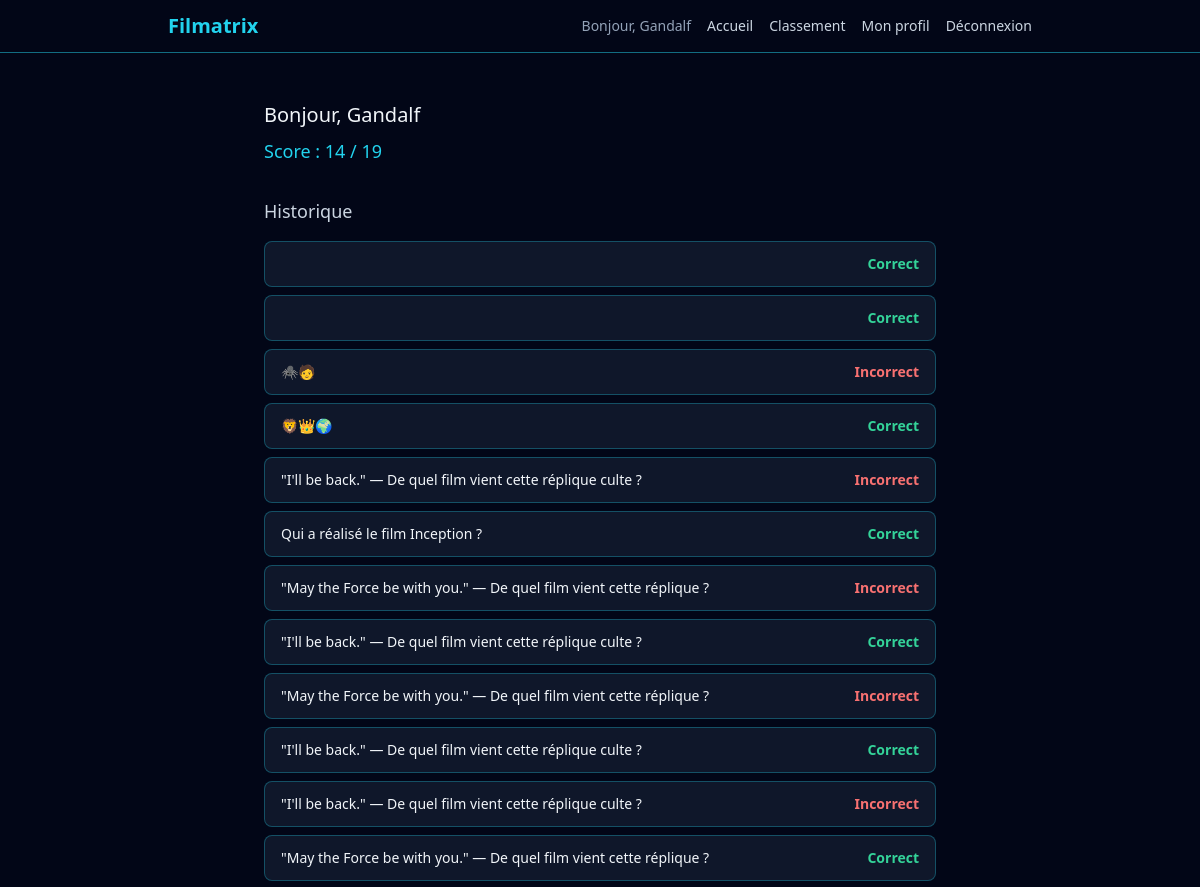
/profil (signed in, upper part), run on an earlier commit of the app's database.
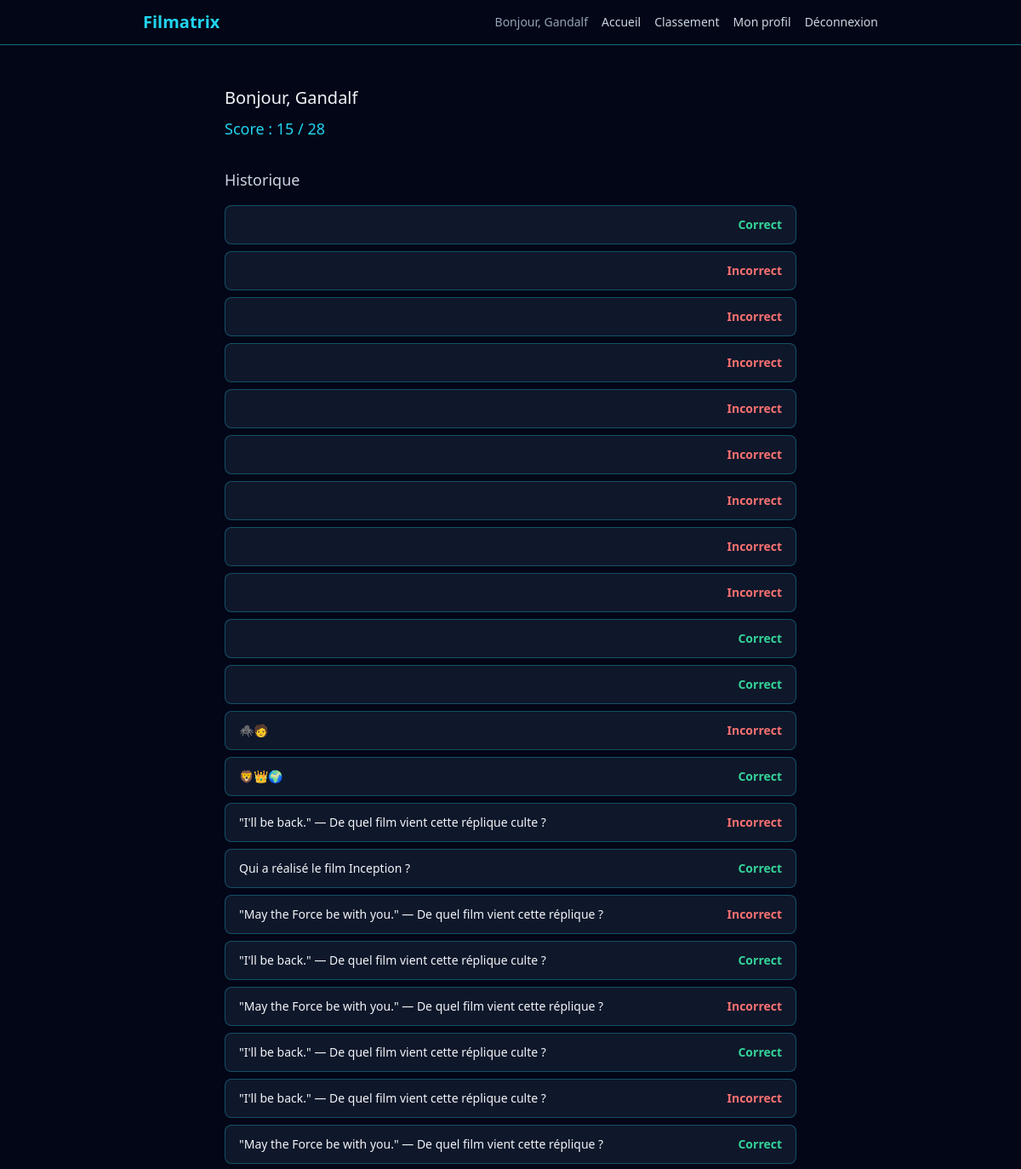
And on a later commit of the database.
### src/models.py (models this page shows, shortened)
class User(db.Model, UserMixin):
    __tablename__ = "users"
    id = db.Column(db.Integer, primary_key=True)
    username = db.Column(db.String(50), unique=True, nullable=False)
    email = db.Column(db.String(120), unique=True, nullable=False)
    password_hash = db.Column(db.String(255), nullable=False)

class Attempt(db.Model):
    __tablename__ = "attempts"
    id = db.Column(db.Integer, primary_key=True)
    user_id = db.Column(db.Integer, db.ForeignKey("users.id"), nullable=False)
    question_id = db.Column(db.Integer, db.ForeignKey("questions.id"), nullable=False)
    is_correct = db.Column(db.Boolean, nullable=False)
    answered_at = db.Column(db.DateTime, nullable=False, default=datetime.utcnow)
    question = db.relationship("Question")
    user = db.relationship("User", backref="attempts")

class Question(db.Model):
    __tablename__ = "questions"
    id = db.Column(db.Integer, primary_key=True)
    mode = db.Column(db.String(50), nullable=False)
    category = db.Column(db.String(50), nullable=False)
    difficulty = db.Column(db.String(20), nullable=False)
    prompt = db.Column(db.Text, nullable=False)
    payload = db.Column(db.JSON, nullable=False)
    correct_answer = db.Column(db.JSON, nullable=False)
    requires_account = db.Column(db.Boolean, nullable=False, default=False)

### app.py (the view)
    @app.route("/profil")
    @login_required
    def profile() -> str:
        attempts = (
            Attempt.query.filter_by(user_id=current_user.id)
            .order_by(Attempt.answered_at.desc())
            .all()
        )
        total_count = len(attempts)
        correct_count = sum(1 for attempt in attempts if attempt.is_correct)
        return render_template(
            "profil.html",
            attempts=attempts,
            total_count=total_count,
            correct_count=correct_count,
        )

### templates/profil.html
{% extends "base.html" %}
{% block content %}
<div class="max-w-2xl mx-auto mt-8">
    <h2 class="text-xl mb-2">Bonjour, {{ current_user.username }}</h2>
    <p class="text-cyan-400 text-lg mb-8">
        Score : {{ correct_count }} / {{ total_count }}
    </p>
    <h3 class="text-lg mb-4 text-slate-300">Historique</h3>
    {% if attempts %}
    <div class="flex flex-col gap-2">
        {% for attempt in attempts %}
        <div class="flex items-center justify-between bg-slate-900 border border-cyan-400/30 rounded-lg px-4 py-3">
            <span class="text-sm">{{ attempt.question.prompt }}</span>
            {% if attempt.is_correct %}
                <span class="text-emerald-400 text-sm font-bold">Correct</span>
            {% else %}
                <span class="text-red-400 text-sm font-bold">Incorrect</span>
            {% endif %}
        </div>
        {% endfor %}
    </div>
    {% else %}
    <p class="text-slate-500">Aucune partie jouée pour le moment.</p>
    {% endif %}
</div>
{% endblock %}

### templates/base.html (shortened to what this page needs)
<!DOCTYPE html>
<html lang="fr">
<head>
    <link rel="stylesheet" href="{{ url_for('static', filename='css/output.css') }}">
</head>
<body class="bg-slate-950 text-slate-100 min-h-screen flex flex-col">
    <header class="border-b border-cyan-400/50">
    <nav class="max-w-4xl mx-auto px-4 py-3">
        <div class="flex items-center justify-between">
            <a href="{{ url_for('home') }}" class="text-xl font-bold text-cyan-400">
                Filmatrix
            </a>
            <div class="flex items-center gap-4">
                {% if current_user.is_authenticated %}
                <span class="text-slate-400 text-sm">Bonjour, {{ current_user.username }}</span>
                {% endif %}
                <div class="hidden md:flex items-center gap-4 text-sm">
                    <a href="{{ url_for('home') }}" class="text-slate-300 hover:text-cyan-400 transition">Accueil</a>
                    <a href="{{ url_for('leaderboard') }}" class="text-slate-300 hover:text-cyan-400 transition">Classement</a>
                    {% if current_user.is_authenticated %}
                        <a href="{{ url_for('profile') }}" class="text-slate-300 hover:text-cyan-400 transition">Mon profil</a>
                        <a href="{{ url_for('logout') }}" class="text-slate-300 hover:text-cyan-400 transition">Déconnexion</a>
                    {% else %}
                        <a href="{{ url_for('login') }}" class="text-slate-300 hover:text-cyan-400 transition">Connexion</a>
                        <a href="{{ url_for('register') }}" class="bg-cyan-400 hover:bg-cyan-300 text-slate-950 font-bold px-3 py-1.5 rounded-lg transition">Inscription</a>
                    {% endif %}
                </div>
            </div>
        </div>
    </nav>
</header>
    <main class="flex-1 p-4">
        {% block content %}{% endblock %}
    </main>
</body>
</html>

What changed in the data, as far as the page shows it:
added Attempt: is_correct "Correct"
added Attempt: is_correct "Incorrect"
added Attempt: is_correct "Incorrect"
added Attempt: is_correct "Incorrect"
added Attempt: is_correct "Incorrect"
added Attempt: is_correct "Incorrect"
added Attempt: is_correct "Incorrect"
added Attempt: is_correct "Incorrect"
added Attempt: is_correct "Incorrect"
Also different on the page:
{{ correct_count }}: "14" → "15"
{{ total_count }}: "19" → "28"
